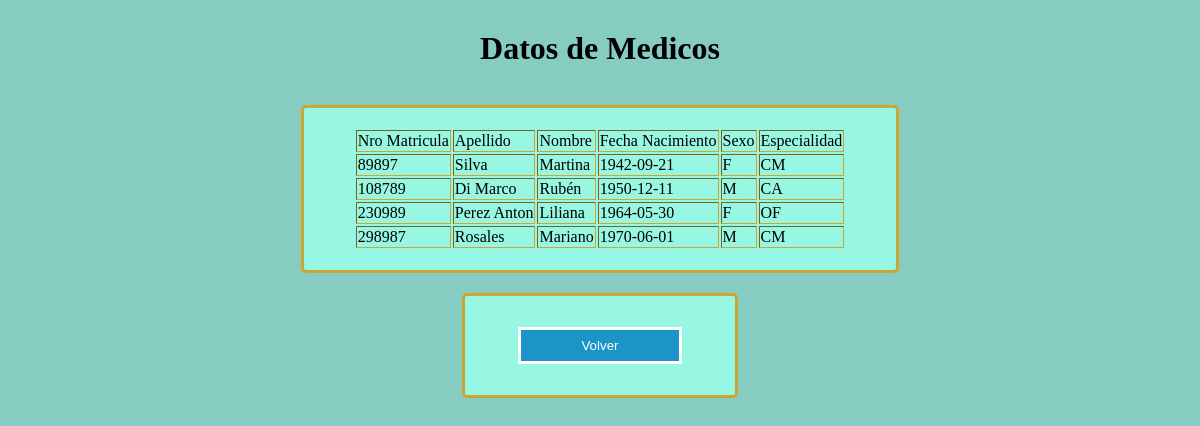
Page /consulta_med.php on the committed database.
### tables this page shows
CREATE TABLE `medicos` (
  `NroMatricula` int(11) NOT NULL,
  `Apellido` varchar(50) DEFAULT NULL,
  `Nombre` varchar(50) DEFAULT NULL,
  `FechaNacimiento` date DEFAULT NULL,
  `Sexo` char(1) DEFAULT NULL,
  `Especialidad` varchar(2) DEFAULT NULL
);

### consulta_med.php (the view, shortened to what this page needs)
<?php
	$conexion=mysqli_connect('localhost','root','','clinica');
 ?>
<!DOCTYPE html>
<html>
<center>
<head>
<h1>Datos de Medicos</h1>
	</head>
	<body>
	<br>
	<table border="1" >
	<tr>
			<td>Nro Matricula</td>
			<td>Apellido</td>
			<td>Nombre</td>
			<td>Fecha Nacimiento</td>
			<td>Sexo</td>
            <td>Especialidad</td>
		</tr>
		<?php
			$tabla='medicos';
            $sql="SELECT * from $tabla";
			$result=mysqli_query($conexion,$sql);
			while($mostrar=mysqli_fetch_array($result)){
		 	?>
				<tr>
					<td><?php echo $mostrar['NroMatricula'] ?></td>
					<td><?php echo $mostrar['Apellido'] ?></td>
					<td><?php echo $mostrar['Nombre'] ?></td>
					<td><?php echo $mostrar['FechaNacimiento'] ?></td>
					<td><?php echo $mostrar['Sexo'] ?></td>
                    <td><?php echo $mostrar['Especialidad'] ?></td>
				</tr>
			<?php
			}
	 	?>
	</table>
			<table>
	<form action="bienvenida.php" name="" method="POST">
			<tr>
                <td><input type="submit" value="Volver" /> </td>
            </tr>
		</form>
		</table>
	</body>
	</center>
</html>

### Estilo.css (style rules this page uses)
body { background-color: #87ccc1; margin: 0; padding: 0; }
h1 { text-align: center; width: 50%; margin: auto; margin-top: 30px; }
table { border: 3px solid #cca633; padding: 20px 50px; margin-top: 20px; border-radius: 5px; background-color: #97f7e2; }
input[type=submit] { background-color: #1C94C8; color: white; padding: 8px 60px; margin: 8px 0px; border: solid; cursor: pointer; width: 100%; }

### rows in the picture
medicos: NroMatricula "89897", Apellido "Silva", Nombre "Martina", FechaNacimiento "1942-09-21", Sexo "F", Especialidad "CM"
medicos: NroMatricula "108789", Apellido "Di Marco", Nombre "Rubén", FechaNacimiento "1950-12-11", Sexo "M", Especialidad "CA"
medicos: NroMatricula "230989", Apellido "Perez Anton", Nombre "Liliana", FechaNacimiento "1964-05-30", Sexo "F", Especialidad "OF"
medicos: NroMatricula "298987", Apellido "Rosales", Nombre "Mariano", FechaNacimiento "1970-06-01", Sexo "M", Especialidad "CM"
